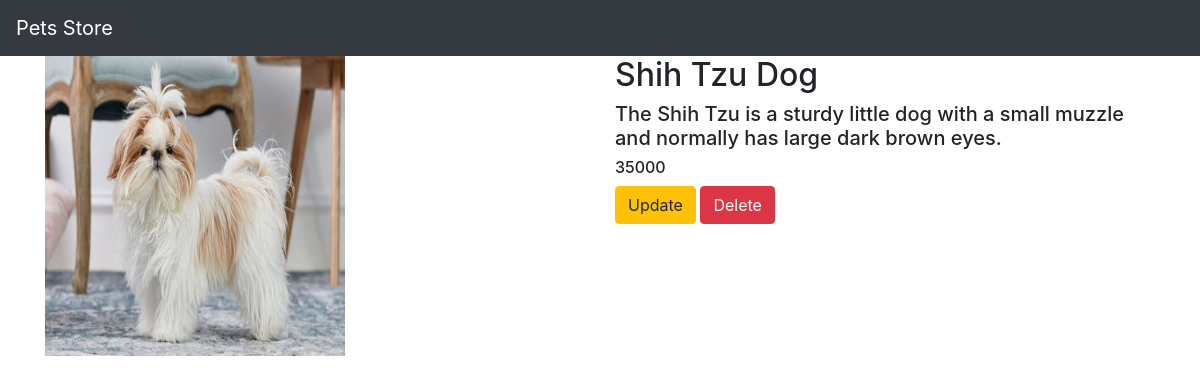
Page /pets/2/ on the committed database.
### petsapp/models.py (models this page shows)
class Pets(models.Model):
    name=models.CharField(max_length=250)
    desc=models.TextField()
    price=models.IntegerField()
    img=models.ImageField(upload_to='gallery')

### petsapp/views.py (the view)
# urls.py: path('pets/<int:pets_id>/',views.detail,name='detail'),
def detail(request,pets_id):
    pets=Pets.objects.get(id=pets_id)
    return render(request,"detail.html",{'pets':pets})

### templates/detail.html
{%  extends 'base.html' %}
{% block body %}
<div class="container">
    <div class="row">
        <div class="col-md-6">
            <img src="{{pets.img.url}}" width="300" height="300">
        </div>
        <div class="col-md-6">
        <h2>{{pets.name}}</h2>
        <h5>{{pets.desc}}</h5>
        <h6>{{pets.price}}</h6>
            <a class="btn btn-warning" href="{% url 'petsapp:update' pets.id %}">Update</a>
       <a class="btn btn-danger" href="{% url 'petsapp:delete' pets.id %}">Delete</a>
    </div>
    </div>
</div>
{% endblock %}

### static/style.css (style rules this page uses)
body { background_color:cadetblue; }

### rows in the picture
Pets: img (picture), name "Shih Tzu Dog", desc "The Shih Tzu is a sturdy little dog with a small muzzle and normally has large dark brown eyes.", price "35000"
